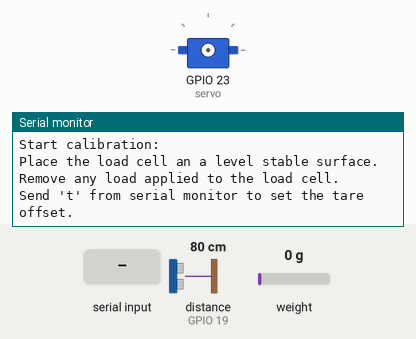
Bench run of a sketch on a simulated ESP32. Parts: servo, the last lines printed to the serial monitor. Inputs (shaded band) come from the test bench; at power-on: distance to the obstacle (sensor on GPIO 19) 80 cm, weight on the scale 0 g. The echo pulse lasts 58.3 µs per cm; WiFi joins after 1.5 s; servers stay silent unless stated; uploads are accepted with an empty reply; EEPROM starts erased.

Above: at 4.7 s.
4.8 s: "t90\n" received over Serial
At 5.4 s:
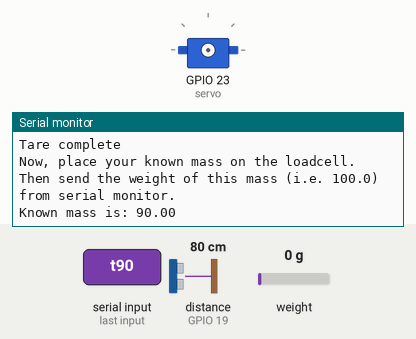
6.3 s: "y90\n" received over Serial
At 7.6 s:
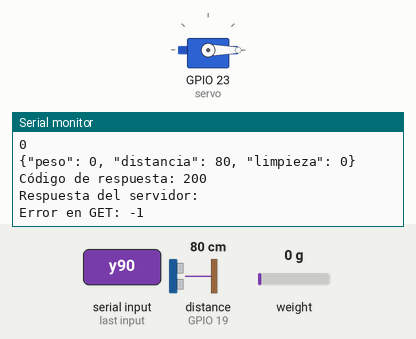
7.9 s: "c90\n" received over Serial
At 10.84 s:
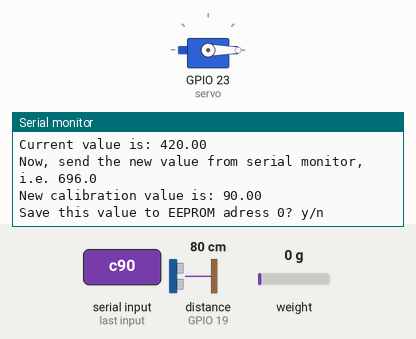
10.9 s: "y,45\n" received over Serial
At 11.06 s:
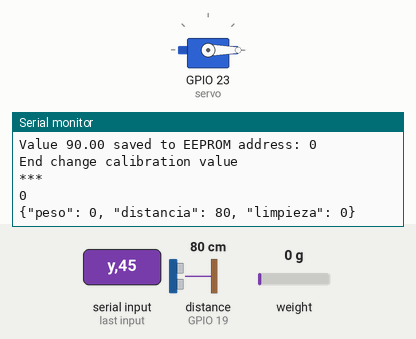
12.4 s: distance to the obstacle (sensor on GPIO 19) set to 2 cm
At 12.67 s:
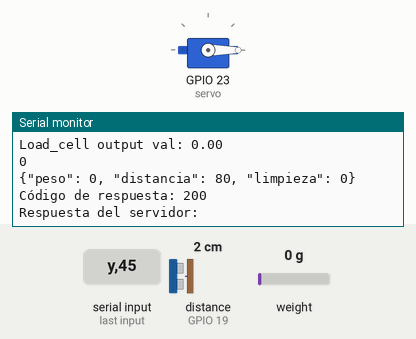
13.9 s: weight on the scale set to 100 g
At 14.07 s:
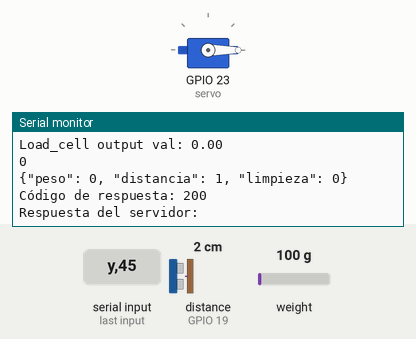
Timing chart, 0 to 16.4 s (numbered marks = the images above; inputs shaded):
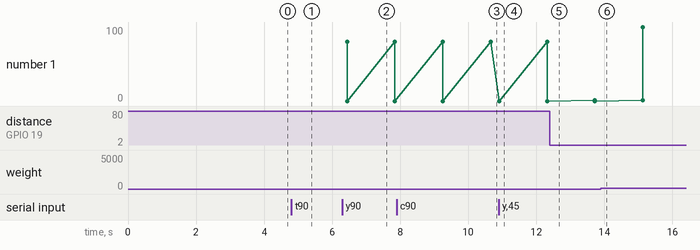

The sketch:

controlador.ino
```cpp
#include <WiFi.h>
#include <HTTPClient.h>
#include <HX711_ADC.h>
#include <ArduinoJson.h>
#include <ESP32Servo.h>
#if defined(ESP8266)|| defined(ESP32) || defined(AVR)
#include <EEPROM.h>
#endif

//Motor a pasos
//#define step 22
//#define dir 23

Servo servo;

const char* ssid = "CETI-Prov";
const char* password = "C3T1provisional";

//Credenciales WiFi
//const char* ssid = "Fell_dragon_grima";
//const char* password = "Peni_parker_b3st";

//Sensor de peso
const int HX711_dout = 4; //mcu > HX711 dout pin
const int HX711_sck = 5; //mcu > HX711 sck pin
HX711_ADC LoadCell(HX711_dout, HX711_sck);
const int calVal_eepromAdress = 0;
unsigned long t = 0;

//Sensor ultrasonido
const int TRIG = 18;
const int ECO = 19;
int duracion;
int distancia;
int peso;
int limpieza;

// Dirección API en Azure
String serverName = "https://areneroiot-dhdbb9hcc0a0g3cs.canadacentral-01.azurewebsites.net/api/datos";
String iniciarLim = "https://areneroiot-dhdbb9hcc0a0g3cs.canadacentral-01.azurewebsites.net/api/estado_limpieza";
String limRealizada = "https://areneroiot-dhdbb9hcc0a0g3cs.canadacentral-01.azurewebsites.net/api/limpieza_realizada";

void setup() {
  Serial.begin(115200);

  // Conectar a WiFi
  WiFi.begin(ssid, password);
  Serial.println("Conectando a WiFi...");

  while (WiFi.status() != WL_CONNECTED) {
    delay(500);
    Serial.print(".");
  }
  Serial.println("\nConectado a WiFi");

  //Iniciar balanza
  LoadCell.begin();
  unsigned long stabilizingtime = 2000; // preciscion right after power-up can be improved by adding a few seconds of stabilizing time
  boolean _tare = true; //set this to false if you don't want tare to be performed in the next step
  LoadCell.start(stabilizingtime, _tare);
  if (LoadCell.getTareTimeoutFlag() || LoadCell.getSignalTimeoutFlag()) {
    Serial.println("Timeout, check MCU>HX711 wiring and pin designations");
    while (1);
  }
  else {
    LoadCell.setCalFactor(1.0); // user set calibration value (float), initial value 1.0 may be used for this sketch
    Serial.println("Startup is complete");
  }
  while (!LoadCell.update());
  calibrate();

  //Iniciar sensor ultrasonido
  pinMode(TRIG, OUTPUT);
  pinMode(ECO, INPUT);

  //Iniciar motor a pasos
  servo.attach(23, 500, 2500);
  servo.write(0);
}

void loop() {
  digitalWrite(TRIG, HIGH);
  delay(1);
  digitalWrite(TRIG, LOW);

  duracion = pulseIn(ECO, HIGH);
  distancia = duracion / 58.2;
  Serial.println(distancia);

  static boolean newDataReady = 0;
  const int serialPrintInterval = 0;

  if (LoadCell.update()) newDataReady = true;
  if (newDataReady) {
    if (millis() > t + serialPrintInterval) {
      float i = LoadCell.getData();
      Serial.print("Load_cell output val: ");
      peso = i;
      Serial.println(i);
      newDataReady = 0;
      t = millis();
    }
  }

  limpieza = 0;

  // receive command from serial terminal
  if (Serial.available() > 0) {
    char inByte = Serial.read();
    if (inByte == 't') LoadCell.tareNoDelay(); //tare
    else if (inByte == 'r') calibrate(); //calibrate
    else if (inByte == 'c') changeSavedCalFactor(); //edit calibration value manually
  }

  // check if last tare operation is complete
  if (LoadCell.getTareStatus() == true) {
    Serial.println("Tare complete");
  }

  if (WiFi.status() == WL_CONNECTED) {
    HTTPClient http;

    http.begin(serverName);  // Inicia conexión HTTP
    http.addHeader("Content-Type", "application/json"); // Indicamos que mandamos JSON

    Serial.println(peso);
    // JSON con datos simulados
    String json = "{\"peso\": " + String(peso);
    json = json + ", \"distancia\": " + String(distancia);
    json = json + ", \"limpieza\": " + String(limpieza) + "}";
    Serial.println(json);

    // Enviar POST
    int httpResponseCode = http.POST(json);

    if (httpResponseCode > 0) {
      Serial.print("Código de respuesta: ");
      Serial.println(httpResponseCode);
      String respuesta = http.getString();
      Serial.println("Respuesta del servidor: " + respuesta);

      //Leer los datos
      JsonDocument doc;
      deserializeJson(doc, respuesta);
      limpieza = doc["limpieza"];
    } else {
      Serial.print("Error en POST: ");
      Serial.println(httpResponseCode);
    }

    http.begin(iniciarLim);
    httpResponseCode = http.GET();

    if (httpResponseCode > 0) {
      Serial.print("Código de respuesta: ");
      Serial.println(httpResponseCode);
      String respuesta = http.getString();
      Serial.println("Respuesta del servidor: " + respuesta);

      //Leer los datos
      JsonDocument doc;
      deserializeJson(doc, respuesta);
      bool lim = doc["limpieza_solicitada"];
      if (lim){
        limpieza = 1;
      }
    } else {
      Serial.print("Error en GET: ");
      Serial.println(httpResponseCode);
    }

    http.end();  // Terminar conexión
  } else {
    Serial.println("WiFi desconectado");
  }

  if (limpieza == 1){
    Serial.println("Se limpio el arenero");
    limpieza = 0;
    servo.write(90);
    delay(1000);
    servo.write(85);
    delay(1000);
    servo.write(90);
    delay(1000);
    servo.write(85);
    delay(1000);
    servo.write(0);

    if (WiFi.status() == WL_CONNECTED) {
    HTTPClient http;

    http.begin(limRealizada);  // Inicia conexión HTTP

    // Enviar POST
    int httpResponseCode = http.POST("");

    if (httpResponseCode > 0) {
      Serial.print("Código de respuesta: ");
      Serial.println(httpResponseCode);
      String respuesta = http.getString();
      Serial.println("Respuesta del servidor: " + respuesta);

    } else {
      Serial.print("Error en POST: ");
      Serial.println(httpResponseCode);
    }
    }
  }

  delay(1000); // Espera 10 seg antes de mandar otra petición
}

void calibrate() {
  Serial.println("***");
  Serial.println("Start calibration:");
  Serial.println("Place the load cell an a level stable surface.");
  Serial.println("Remove any load applied to the load cell.");
  Serial.println("Send 't' from serial monitor to set the tare offset.");

  boolean _resume = false;
  while (_resume == false) {
    LoadCell.update();
    if (Serial.available() > 0) {
      if (Serial.available() > 0) {
        char inByte = Serial.read();
        if (inByte == 't') LoadCell.tareNoDelay();
      }
    }
    if (LoadCell.getTareStatus() == true) {
      Serial.println("Tare complete");
      _resume = true;
    }
  }

  Serial.println("Now, place your known mass on the loadcell.");
  Serial.println("Then send the weight of this mass (i.e. 100.0) from serial monitor.");

  float known_mass = 0;
  _resume = false;
  while (_resume == false) {
    LoadCell.update();
    if (Serial.available() > 0) {
      known_mass = Serial.parseFloat();
      if (known_mass != 0) {
        Serial.print("Known mass is: ");
        Serial.println(known_mass);
        _resume = true;
      }
    }
  }

  LoadCell.refreshDataSet(); //refresh the dataset to be sure that the known mass is measured correct
  float newCalibrationValue = LoadCell.getNewCalibration(known_mass); //get the new calibration value

  Serial.print("New calibration value has been set to: ");
  Serial.print(newCalibrationValue);
  Serial.println(", use this as calibration value (calFactor) in your project sketch.");
  Serial.print("Save this value to EEPROM adress ");
  Serial.print(calVal_eepromAdress);
  Serial.println("? y/n");

  _resume = false;
  while (_resume == false) {
    if (Serial.available() > 0) {
      char inByte = Serial.read();
      if (inByte == 'y') {
#if defined(ESP8266)|| defined(ESP32)
        EEPROM.begin(512);
#endif
        EEPROM.put(calVal_eepromAdress, newCalibrationValue);
#if defined(ESP8266)|| defined(ESP32)
        EEPROM.commit();
#endif
        EEPROM.get(calVal_eepromAdress, newCalibrationValue);
        Serial.print("Value ");
        Serial.print(newCalibrationValue);
        Serial.print(" saved to EEPROM address: ");
        Serial.println(calVal_eepromAdress);
        _resume = true;

      }
      else if (inByte == 'n') {
        Serial.println("Value not saved to EEPROM");
        _resume = true;
      }
    }
  }

  Serial.println("End calibration");
  Serial.println("***");
  Serial.println("To re-calibrate, send 'r' from serial monitor.");
  Serial.println("For manual edit of the calibration value, send 'c' from serial monitor.");
  Serial.println("***");
}

void changeSavedCalFactor() {
  float oldCalibrationValue = LoadCell.getCalFactor();
  boolean _resume = false;
  Serial.println("***");
  Serial.print("Current value is: ");
  Serial.println(oldCalibrationValue);
  Serial.println("Now, send the new value from serial monitor, i.e. 696.0");
  float newCalibrationValue;
  while (_resume == false) {
    if (Serial.available() > 0) {
      newCalibrationValue = Serial.parseFloat();
      if (newCalibrationValue != 0) {
        Serial.print("New calibration value is: ");
        Serial.println(newCalibrationValue);
        LoadCell.setCalFactor(newCalibrationValue);
        _resume = true;
      }
    }
  }
  _resume = false;
  Serial.print("Save this value to EEPROM adress ");
  Serial.print(calVal_eepromAdress);
  Serial.println("? y/n");
  while (_resume == false) {
    if (Serial.available() > 0) {
      char inByte = Serial.read();
      if (inByte == 'y') {
#if defined(ESP8266)|| defined(ESP32)
        EEPROM.begin(512);
#endif
        EEPROM.put(calVal_eepromAdress, newCalibrationValue);
#if defined(ESP8266)|| defined(ESP32)
        EEPROM.commit();
#endif
        EEPROM.get(calVal_eepromAdress, newCalibrationValue);
        Serial.print("Value ");
        Serial.print(newCalibrationValue);
        Serial.print(" saved to EEPROM address: ");
        Serial.println(calVal_eepromAdress);
        _resume = true;
      }
      else if (inByte == 'n') {
        Serial.println("Value not saved to EEPROM");
        _resume = true;
      }
    }
  }
  Serial.println("End change calibration value");
  Serial.println("***");
}
```

Measured:
- after the input at 4.8 s, the serial monitor: prints a new line at once (image 1)
- after the input at 6.3 s, the serial monitor: prints a new line after 0.12 s (image 2)
- after the input at 7.9 s, the serial monitor: prints a new line after 2.8 s (image 3)
- after the input at 10.9 s, the serial monitor: prints a new line at once (image 4)
- plotted number 1: 0 → 100 after the input at 13.9 s
